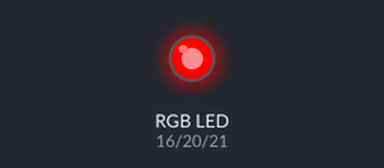
This program was run on a simulated Raspberry Pi (BCM pin numbers). On the bench: an RGB LED mixed from three pins (HIGH = lit).

Above: at 1.0 s.
At 3.0 s:
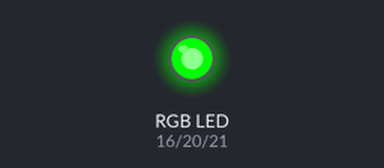
At 5.0 s:
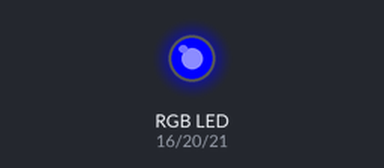
Timing chart, 0 to 7.8 s (numbered marks = the images above):
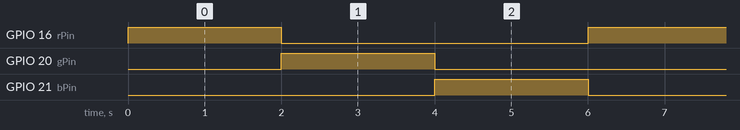

Measured:
- by itself, GPIO 16 (rPin), GPIO 20 (gPin), GPIO 21 (bPin): alternates HIGH for 2.0 s and LOW for 4.0 s
- by itself, everything shown: repeats every 6.0 s, in 3 steps

The program:

10.py
```python
# Not Tested!
# Interfacing RGB Led
# Todo: add GPIO.cleanup()

# Import the RPi.GPIO library for working with the Raspberry Pi GPIO pins
# Import the sleep function from the time module to introduce delays
from time import sleep

import RPi.GPIO as GPIO  # type: ignore[import-not-found]

# Define the GPIO pin numbers for red, green, and blue LEDs
rPin = 16
gPin = 20
bPin = 21

# Set the GPIO mode to BCM numbering
GPIO.setmode(GPIO.BCM)

# Set up the GPIO pins for output
GPIO.setup(16, GPIO.OUT)  # Red LED
GPIO.setup(20, GPIO.OUT)  # Green LED
GPIO.setup(21, GPIO.OUT)  # Blue LED


# Define a function to set the color of the RGB LED by turning on/off respective pins
def setColor(x, y, z):
    GPIO.output(rPin, x)  # Set the state of the red LED pin
    GPIO.output(gPin, y)  # Set the state of the green LED pin
    GPIO.output(bPin, z)  # Set the state of the blue LED pin


# Enter an infinite loop
while True:
    # Set the LED color to Red
    setColor(1, 0, 0)  # * Red -> Common Cathode ( if Common Anode setColor(0, 1, 1) )
    sleep(2)  # Pause for 2 seconds

    # Set the LED color to Green
    setColor(0, 1, 0)  # * Green -> Common Cathode ( if Common Anode setColor(1, 0, 1) )
    sleep(2)  # Pause for 2 seconds

    # Set the LED color to blue
    setColor(0, 0, 1)  # * Blue -> Common Cathode ( if Common Anode setColor(1, 1, 0) )
    sleep(2)  # Pause for 2 second
```
